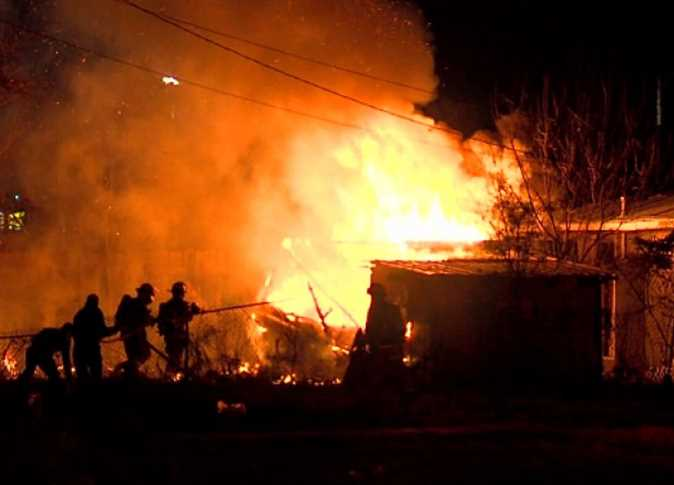
#> input picture data/raw/fire_images/fire.101.png, 674 x 485 px; its folder holds 4 pictures in this run
$ jupyter execute resize.ipynb
#> lines starting #> are read from the running program, lines starting #| are printed output that depends on the picture
[cell 1]
from PIL import Image
import os
import glob
import numpy as np

[cell 2]
fire = "data/raw/fire_images/*.png"
non_fire = "data/raw/non_fire_images/*.png"

[cell 3]
# Make directories for preprocessed data:

if not os.path.exists("data/processed/fire_images"):
    os.makedirs("data/processed/fire_images")
if not os.path.exists("data/processed/non_fire_images"):
    os.makedirs("data/processed/non_fire_images")
processed_fire = "data/processed/fire_images"
processed_non_fire = "data/processed/non_fire_images"

[cell 4]
# Load and resize fire images
for image in glob.glob(fire):
    img = Image.open(image)
#> img is the input picture: PIL image 674x485 RGB; mean R, G, B 102.7, 54.1, 22.4

    orig_width, orig_height = img.size
#> orig_width = 674; orig_height = 485
    new_width, new_height = 200, 200
    img = img.crop(((orig_width - new_width) // 2,
                    (orig_height - new_height) // 2,
                    (orig_width + new_width) // 2,
                    (orig_height + new_height) // 2)
                  )
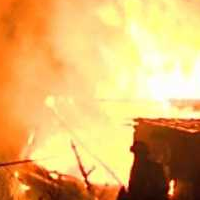
#> img: PIL image 200x200 RGB; mean R, G, B 226.4, 180, 105
    image_name = os.path.basename(image)
    img.convert('RGB').save(os.path.join(processed_fire, image_name))
#> pass 2 of the loop `for image in glob.glob(fire):`:
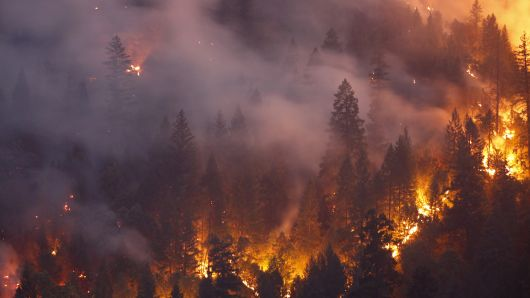
#> input picture data/raw/fire_images/fire.102.png, 530 x 298 px
#> img is the input picture: PIL image 530x298 RGB; mean R, G, B 105.4, 71.6, 69
#> `img = img.crop(((orig_width - new_width) // 2, (orig_height - new_heig..`:
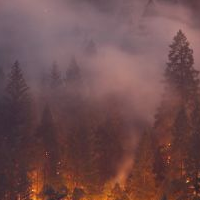
#> img: PIL image 200x200 RGB; mean R, G, B 112.1, 77.7, 78.4
#> pass 3 of the loop `for image in glob.glob(fire):`:
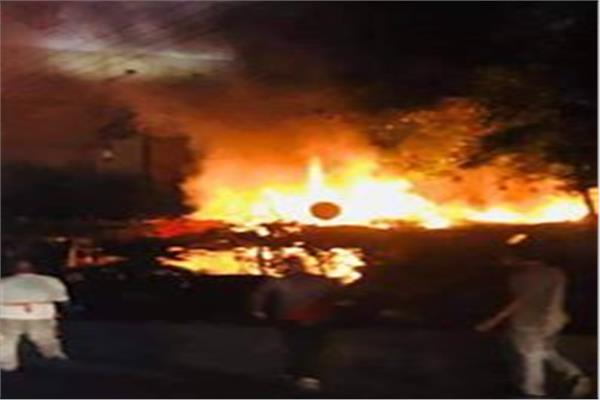
#> input picture data/raw/fire_images/fire.112.png, 600 x 400 px
#> img is the input picture: PIL image 600x400 RGB; mean R, G, B 83.2, 54.1, 36.4
#> `img = img.crop(((orig_width - new_width) // 2, (orig_height - new_heig..`:
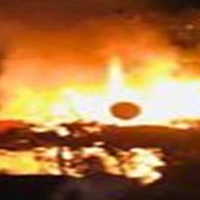
#> img: PIL image 200x200 RGB; mean R, G, B 170.7, 115.3, 64.9
#> the loop made 4 passes; the first 3 are shown

[cell 5]
# Load and resize non-fire images
for image in glob.glob(non_fire):
    img = Image.open(image)

    orig_width, orig_height = img.size
    new_width, new_height = 200, 200
    img = img.crop(((orig_width - new_width) // 2,
                    (orig_height - new_height) // 2,
                    (orig_width + new_width) // 2,
                    (orig_height + new_height) // 2)
                  )
    image_name = os.path.basename(image)
    img.convert('RGB').save(os.path.join(processed_non_fire, image_name))

[cell 6]
# Create training, validation, and testing sets
import splitfolders
splitfolders.ratio("data/processed", output="data/output", seed=1337, ratio=(0.8,0.1,0.1))
#> (this line was passed over: splitfolders is not available in this run)
